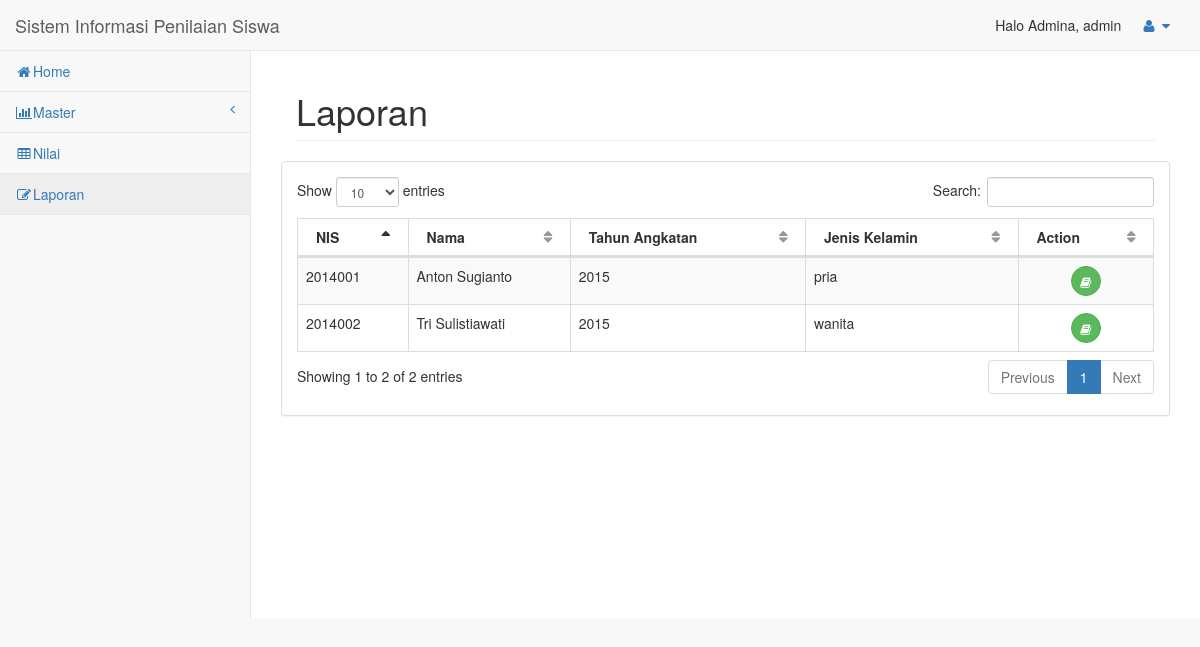
The app's page /admin/laporan_nilai.php (signed in) with its own data.
### tables this page shows
CREATE TABLE `tbl_siswa` (
  `nis` varchar(19) NOT NULL,
  `nama` varchar(30) NOT NULL,
  `jk` enum('pria','wanita') NOT NULL,
  `agama` varchar(20) NOT NULL,
  `tempat_lhr` varchar(30) NOT NULL,
  `tanggal_lhr` date NOT NULL,
  `alamat` varchar(100) NOT NULL,
  `no_tlp` bigint(13) NOT NULL,
  `tahun_angkatan` int(4) NOT NULL,
  `status` enum('aktif','lulus','keluar') NOT NULL
);

### admin/laporan_nilai.php (the view, shortened to what this page needs)
<!DOCTYPE html>
<html lang="en">
<head>
    <link href="assets/vendor/bootstrap/css/bootstrap.min.css" rel="stylesheet">
    <link href="assets/vendor/metisMenu/metisMenu.min.css" rel="stylesheet">
    <link href="assets/vendor/datatables-plugins/dataTables.bootstrap.css" rel="stylesheet">
    <link href="assets/vendor/datatables-responsive/dataTables.responsive.css" rel="stylesheet">
    <link href="assets/dist/css/sb-admin-2.css" rel="stylesheet">
    <link href="assets/vendor/font-awesome/css/font-awesome.min.css" rel="stylesheet" type="text/css">
</head>
<body>
<?php
    include "include/headerup.php";
    include "include/header.php";
?>
        <div id="page-wrapper">
            <div class="container-fluid">
                <div class="row">
                    <div class="col-lg-12">
                        <h1 class="page-header">Laporan</h1>
                    </div>
<div class="row">
                <div class="col-lg-12">
                    <div class="panel panel-default">
                        <div class="panel-body">
                            <table width="100%" class="table table-striped table-bordered table-hover" id="dataTables-example">
                                        <thead>
                                            <tr>
                                                <th>NIS</th>
                                                <th>Nama</th>
                                                <th>Tahun Angkatan</th>
                                                <th>Jenis Kelamin</th>
                                                <th>Action</th>
                                            </tr>
                                        </thead>
                                        <tbody>
                                        <?php
                                            $conn = new mysqli("localhost", "root", "", "fahri");
                                            $res = $conn->query("SELECT * FROM tbl_siswa");
                                            while($row = $res->fetch_assoc()){
                                                echo '
                                                <tr>
                                                    <td>'.$row['nis'].'</td>
                                                    <td>'.$row['nama'].'</td>
                                                    <td>'.$row['tahun_angkatan'].'</td>
                                                    <td>'.$row['jk'].'</td>
                                                    <td align="center">
                                                    <a class="btn btn-success btn-circle" href="laporan_nilai_detail.php?nis='.$row['nis'].'" onclick="return warn()" title="Detail"><i class="fa fa-book "></i></a>
                                                    </td>
                                                </tr>
                                                ';
                                            }
                                            ?>
                                        </tbody>
                            </table>
                        </div>
                    </div>
                </div>
            </div>
        </div>
    </div>
</div>
</div>
</body>
</html>

### records on screen
tbl_siswa: nis "2014001", nama "Anton Sugianto", tahun_angkatan "2015", jk "pria"
tbl_siswa: nis "2014002", nama "Tri Sulistiawati", tahun_angkatan "2015", jk "wanita"

### other values on screen
$nama_active "Admina"
$level "admin"
